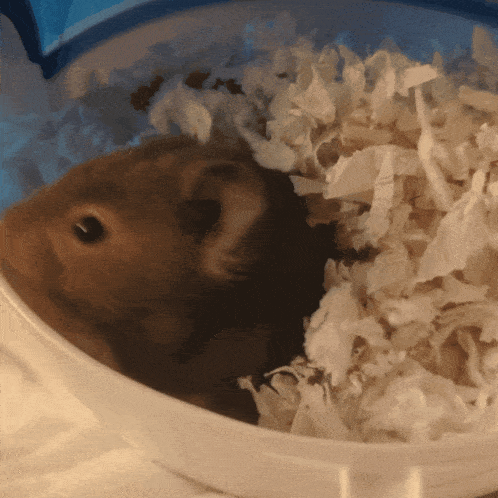
#> input picture data/idle.gif, 498 x 498 px
$ python prepare_preview.py
#> lines starting #> are read from the running program, lines starting #| are printed output that depends on the picture
"""Create a display-sized GIF set without modifying the source GIFs.

Requires Pillow: python -m pip install Pillow
Run: python scripts/prepare_preview.py
"""
from pathlib import Path
from PIL import Image, ImageOps, ImageFilter
import colorsys

ROOT = Path(__file__).resolve().parents[1]
OUTPUT = ROOT / "device_data"
SOURCES = {
    "idle.gif": "idle.gif",
    "drinking.gif": "drinking.gif",
    "eating.gif": "eating.gif",
    "exercising.gif": "exercising.gif",
    "sleeping.gif": "sleeping.gif",
    "thumbs-up.gif": "thumbs-up.gif",
}
# Stay below 75% of the 0x2F0000 SPIFFS partition, including metadata headroom.
BUDGET = 2200000


def lighten_idle(frame):
    # Warm brown pixels only: retain dark eyes and the neutral bedding/background.
    pixels = []
    for red, green, blue in frame.getdata():
        hue, saturation, value = colorsys.rgb_to_hsv(red / 255, green / 255, blue / 255)
        warm = max(0.0, 1.0 - abs(hue - 0.075) / 0.10)
        brown = warm * min(1.0, max(0.0, (saturation - 0.16) / 0.30))
        brown *= min(1.0, value / 0.20) * min(1.0, max(0.0, (0.92 - value) / 0.30))
        # Lift shadows toward a lighter honey brown; never turn near-black eyes tan.
        lift = 0.30 * brown
        pixels.append((int(red + (255 - red) * lift),
                       int(green + (235 - green) * lift),
                       int(blue + (200 - blue) * lift)))
    frame.putdata(pixels)
    return frame


def prepare(source):
    image = Image.open(source)
#> image is the input picture: PIL image 498x498 P; mean R, G, B 121.2, 98, 78
    frames, durations = [], []
    elapsed, next_sample = 0, 0
    for index in range(image.n_frames):
        image.seek(index)
        duration = max(image.info.get("duration", 40), 10)
        if source.name == "idle.gif":
            # The reverse half needs extra flash. Keep idle at a steady 20 FPS
            # while retaining elapsed duration and leaving other scenes untouched.
            if frames and elapsed < next_sample:
                durations[-1] += duration
                elapsed += duration
                continue
            next_sample += 50
            elapsed += duration
        frame = ImageOps.pad(image.convert("RGB"), (160, 160),
                             method=Image.Resampling.LANCZOS, color="white")
        # Suppress source GIF grain, improving compression without dropping motion.
        frame = frame.filter(ImageFilter.MedianFilter(3))
        if source.name == "idle.gif":
            frame = lighten_idle(frame)
        frames.append(frame)
        durations.append(duration)
#> this loop made 64 passes
#> (duration, elapsed) on passes 1 to 12: (30, 30), (40, 70), (30, 100), (30, 130), (40, 170), (30, 200), (30, 230), (40, 270), (30, 300), (30, 330), (40, 370), (30, 400)
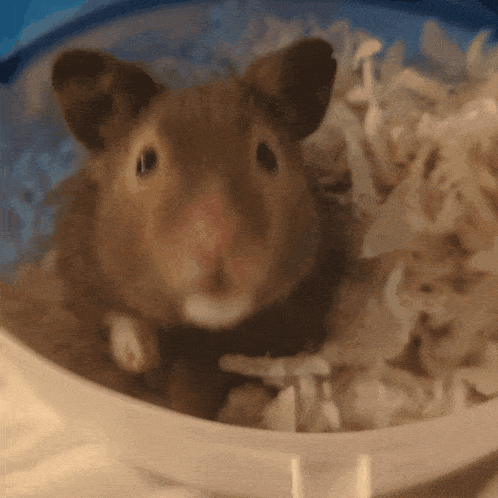
#> image: PIL image 498x498 RGB; mean R, G, B 116, 90.6, 69.8
#> after the loop, durations = 43 values, max 70 at index 0, min 30 at index 1, mean 49.53; elapsed = 2130; frames = 43 items; next_sample = 2150
    if source.name == "idle.gif":
        # Avoid duplicate endpoint frames, which would pause at each turnaround.
        frames = frames + frames[-2:0:-1]
#> frames = 84 items
        durations = durations + durations[-2:0:-1]
#> durations = 84 values, max 70 at index 0, min 30 at index 1, mean 49.52
    return frames, durations


OUTPUT.mkdir(exist_ok=True)
prepared = {name: prepare(ROOT / "data" / source) for name, source in SOURCES.items()}
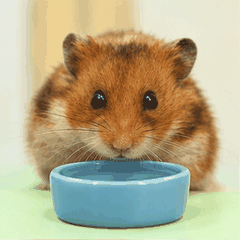
#> input picture data/drinking.gif, 240 x 240 px
#> in prepare, image is the input picture: PIL image 240x240 P; mean R, G, B 182.1, 173.3, 140.8
#> after the loop in prepare (call 2), `for index in range(image.n_frames):`: durations = 32 values from 60 to 60; elapsed = 0; frames = 32 items; next_sample = 0
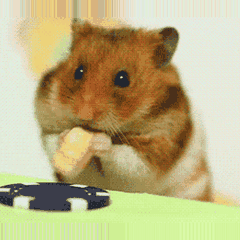
#> input picture data/eating.gif, 240 x 240 px
#> in prepare, image is the input picture: PIL image 240x240 P; mean R, G, B 188, 177.5, 132.1
#> after the loop in prepare (call 3), `for index in range(image.n_frames):`: durations = [70, 70, 70, 70, 70, 70, 70, 70, 70, 70, 70, 70, 70, 70, 70, 70, 70, 70, 70, 70]; elapsed = 0; frames = 20 items; next_sample = 0
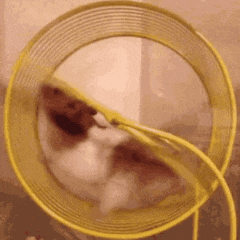
#> input picture data/exercising.gif, 240 x 240 px
#> in prepare, image is the input picture: PIL image 240x240 P; mean R, G, B 181.4, 129, 83.1
#> the loop in prepare (call 4), `for index in range(image.n_frames):` made 38 passes
#> duration on passes 1 to 12: 70, 70, 70, 70, 70, 140, 70, 70, 70, 70, 70, 70
#> after the loop in prepare (call 4), `for index in range(image.n_frames):`: durations = 38 values, max 140 at index 5, min 70 at index 0, mean 73.68; elapsed = 0; frames = 38 items; next_sample = 0
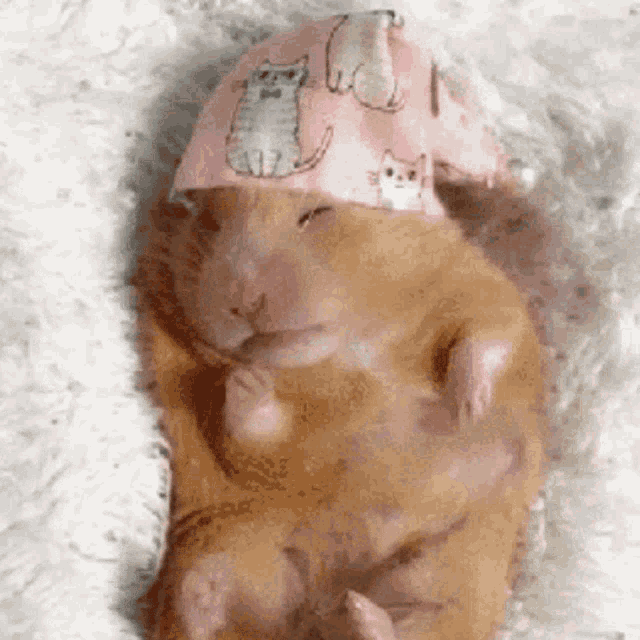
#> input picture data/sleeping.gif, 640 x 640 px
#> in prepare, image is the input picture: PIL image 640x640 P; mean R, G, B, A 187.5, 164, 148.5, 255
#> the loop in prepare (call 5), `for index in range(image.n_frames):` made 51 passes
#> duration on passes 1 to 12: 100, 100, 100, 100, 100, 100, 100, 100, 100, 100, 100, 100
#> after the loop in prepare (call 5), `for index in range(image.n_frames):`: durations = 51 values, max 200 at index 14, min 100 at index 0, mean 102; elapsed = 0; frames = 51 items; next_sample = 0
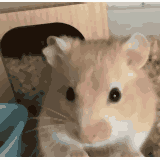
#> input picture device_data/thumbs-up.gif, 160 x 160 px, found by its file name
#> in prepare, image is the input picture: PIL image 160x160 P; mean R, G, B 146.1, 128.8, 110.2
#> the loop in prepare (call 6), `for index in range(image.n_frames):` made 37 passes
#> after the loop in prepare (call 6), `for index in range(image.n_frames):`:
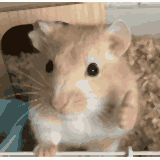
#> image: PIL image 160x160 RGB; mean R, G, B 156.5, 139.9, 121.4
#> after the loop in prepare (call 6), `for index in range(image.n_frames):`: durations = 37 values, max 140 at index 2, min 70 at index 0, mean 71.89; elapsed = 0; frames = 37 items; next_sample = 0
#> prepared = 6 items
for colors in (128, 96, 64, 48, 32):
    total = 0
    for name, (frames, durations) in prepared.items():
        strip = Image.new("RGB", (160, 160 * len(frames)))
        for i, frame in enumerate(frames):
            strip.paste(frame, (0, 160 * i))
        palette = strip.quantize(colors=min(colors, 32) if name == "idle.gif" else colors,
                                 method=Image.Quantize.MEDIANCUT)
        indexed = [f.quantize(palette=palette, dither=Image.Dither.NONE) for f in frames]
        for frame in indexed:
            frame.info.clear() # source GIF transparency metadata does not apply to RGB copies
        path = OUTPUT / name
        indexed[0].save(path, save_all=True, append_images=indexed[1:],
                        duration=durations, loop=0, optimize=True, disposal=1)
#> (the run stopped early here; a loop or call above may not have finished)
